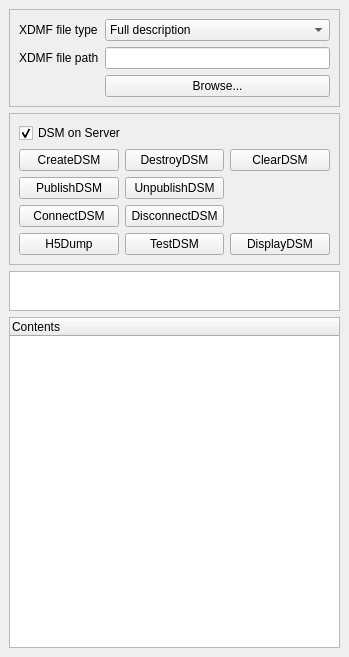
<?xml version="1.0" encoding="UTF-8"?>
<ui version="4.0">
 <class>DSMViewerPanel</class>
 <widget class="QDockWidget" name="DSMViewerPanel">
  <property name="geometry">
   <rect>
    <x>0</x>
    <y>0</y>
    <width>349</width>
    <height>657</height>
   </rect>
  </property>
  <property name="windowTitle">
   <string>DSMViewerPanel</string>
  </property>
  <widget class="QWidget" name="dockWidgetContents">
   <layout class="QVBoxLayout" name="verticalLayout">
    <item>
     <widget class="QFrame" name="frame">
      <property name="minimumSize">
       <size>
        <width>0</width>
        <height>0</height>
       </size>
      </property>
      <property name="frameShape">
       <enum>QFrame::StyledPanel</enum>
      </property>
      <property name="frameShadow">
       <enum>QFrame::Sunken</enum>
      </property>
      <layout class="QVBoxLayout" name="verticalLayout_2">
       <item>
        <layout class="QFormLayout" name="formLayout">
         <property name="fieldGrowthPolicy">
          <enum>QFormLayout::AllNonFixedFieldsGrow</enum>
         </property>
         <item row="1" column="0">
          <widget class="QLabel" name="xdmfFilePathLabel">
           <property name="text">
            <string>XDMF file path</string>
           </property>
          </widget>
         </item>
         <item row="1" column="1">
          <widget class="QLineEdit" name="xdmfFilePathLineEdit"/>
         </item>
         <item row="0" column="0">
          <widget class="QLabel" name="xdmfFileTypeLabel">
           <property name="text">
            <string>XDMF file type</string>
           </property>
          </widget>
         </item>
         <item row="0" column="1">
          <widget class="QComboBox" name="xdmfFileTypeLineEdit">
           <item>
            <property name="text">
             <string>Full description</string>
            </property>
           </item>
           <item>
            <property name="text">
             <string>Pseudo description</string>
            </property>
           </item>
          </widget>
         </item>
         <item row="2" column="1">
          <widget class="QPushButton" name="browseFile">
           <property name="text">
            <string>Browse...</string>
           </property>
          </widget>
         </item>
        </layout>
       </item>
      </layout>
     </widget>
    </item>
    <item>
     <widget class="QFrame" name="frame_2">
      <property name="enabled">
       <bool>true</bool>
      </property>
      <property name="frameShape">
       <enum>QFrame::StyledPanel</enum>
      </property>
      <property name="frameShadow">
       <enum>QFrame::Sunken</enum>
      </property>
      <property name="lineWidth">
       <number>1</number>
      </property>
      <property name="midLineWidth">
       <number>0</number>
      </property>
      <layout class="QVBoxLayout" name="verticalLayout_3">
       <item>
        <widget class="QCheckBox" name="dsmServer">
         <property name="text">
          <string>DSM on Server</string>
         </property>
         <property name="checked">
          <bool>true</bool>
         </property>
        </widget>
       </item>
       <item>
        <layout class="QGridLayout" name="gridLayout">
         <item row="0" column="0">
          <widget class="QPushButton" name="createDSM">
           <property name="text">
            <string>CreateDSM</string>
           </property>
          </widget>
         </item>
         <item row="0" column="1">
          <widget class="QPushButton" name="destroyDSM">
           <property name="text">
            <string>DestroyDSM</string>
           </property>
          </widget>
         </item>
         <item row="0" column="2">
          <widget class="QPushButton" name="clearDSM">
           <property name="text">
            <string>ClearDSM</string>
           </property>
          </widget>
         </item>
         <item row="1" column="0">
          <widget class="QPushButton" name="publishDSM">
           <property name="text">
            <string>PublishDSM</string>
           </property>
          </widget>
         </item>
         <item row="1" column="1">
          <widget class="QPushButton" name="unpublishDSM">
           <property name="text">
            <string>UnpublishDSM</string>
           </property>
          </widget>
         </item>
         <item row="2" column="0">
          <widget class="QPushButton" name="connectDSM">
           <property name="text">
            <string>ConnectDSM</string>
           </property>
          </widget>
         </item>
         <item row="2" column="1">
          <widget class="QPushButton" name="disconnectDSM">
           <property name="text">
            <string>DisconnectDSM</string>
           </property>
          </widget>
         </item>
         <item row="3" column="0">
          <widget class="QPushButton" name="h5Dump">
           <property name="text">
            <string>H5Dump</string>
           </property>
          </widget>
         </item>
         <item row="3" column="1">
          <widget class="QPushButton" name="testDSM">
           <property name="text">
            <string>TestDSM</string>
           </property>
          </widget>
         </item>
         <item row="3" column="2">
          <widget class="QPushButton" name="displayDSM">
           <property name="text">
            <string>DisplayDSM</string>
           </property>
          </widget>
         </item>
        </layout>
       </item>
      </layout>
     </widget>
    </item>
    <item>
     <widget class="QTextEdit" name="infoTextOutput">
      <property name="sizePolicy">
       <sizepolicy hsizetype="Ignored" vsizetype="MinimumExpanding">
        <horstretch>0</horstretch>
        <verstretch>1</verstretch>
       </sizepolicy>
      </property>
      <property name="minimumSize">
       <size>
        <width>0</width>
        <height>40</height>
       </size>
      </property>
      <property name="maximumSize">
       <size>
        <width>16777215</width>
        <height>40</height>
       </size>
      </property>
      <property name="frameShadow">
       <enum>QFrame::Sunken</enum>
      </property>
      <property name="readOnly">
       <bool>true</bool>
      </property>
     </widget>
    </item>
    <item>
     <widget class="pqTreeWidget" name="dsmContents">
      <property name="sizePolicy">
       <sizepolicy hsizetype="Ignored" vsizetype="MinimumExpanding">
        <horstretch>0</horstretch>
        <verstretch>1</verstretch>
       </sizepolicy>
      </property>
      <property name="minimumSize">
       <size>
        <width>0</width>
        <height>150</height>
       </size>
      </property>
      <property name="rootIsDecorated">
       <bool>false</bool>
      </property>
      <attribute name="headerVisible">
       <bool>true</bool>
      </attribute>
      <attribute name="headerVisible">
       <bool>true</bool>
      </attribute>
      <column>
       <property name="text">
        <string>Contents</string>
       </property>
      </column>
     </widget>
    </item>
   </layout>
  </widget>
 </widget>
 <customwidgets>
  <customwidget>
   <class>pqTreeWidget</class>
   <extends>QTreeWidget</extends>
   <header>pqTreeWidget.h</header>
  </customwidget>
 </customwidgets>
 <resources/>
 <connections/>
</ui>
